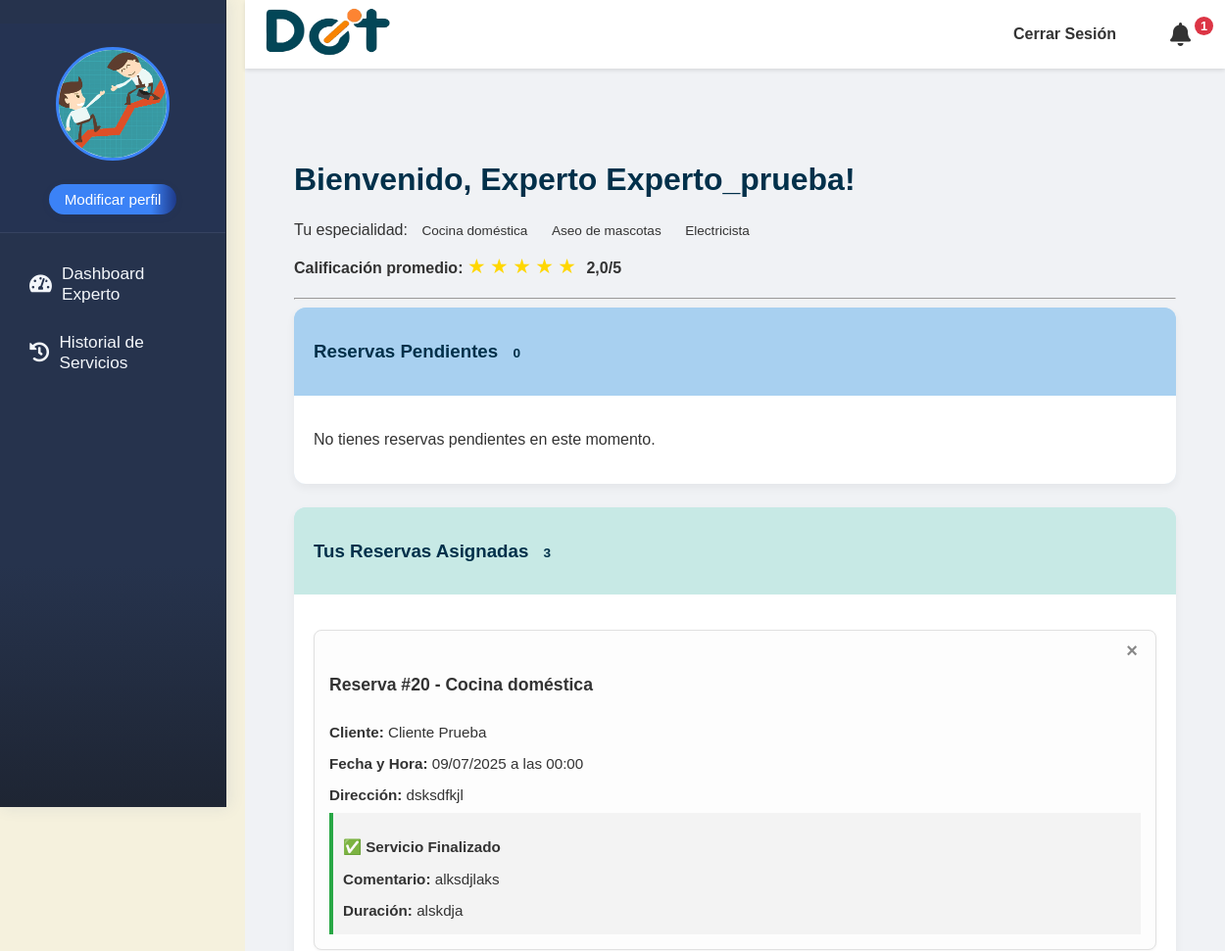
Before: /experto/dashboard/ (signed in, upper part) with the older database file.
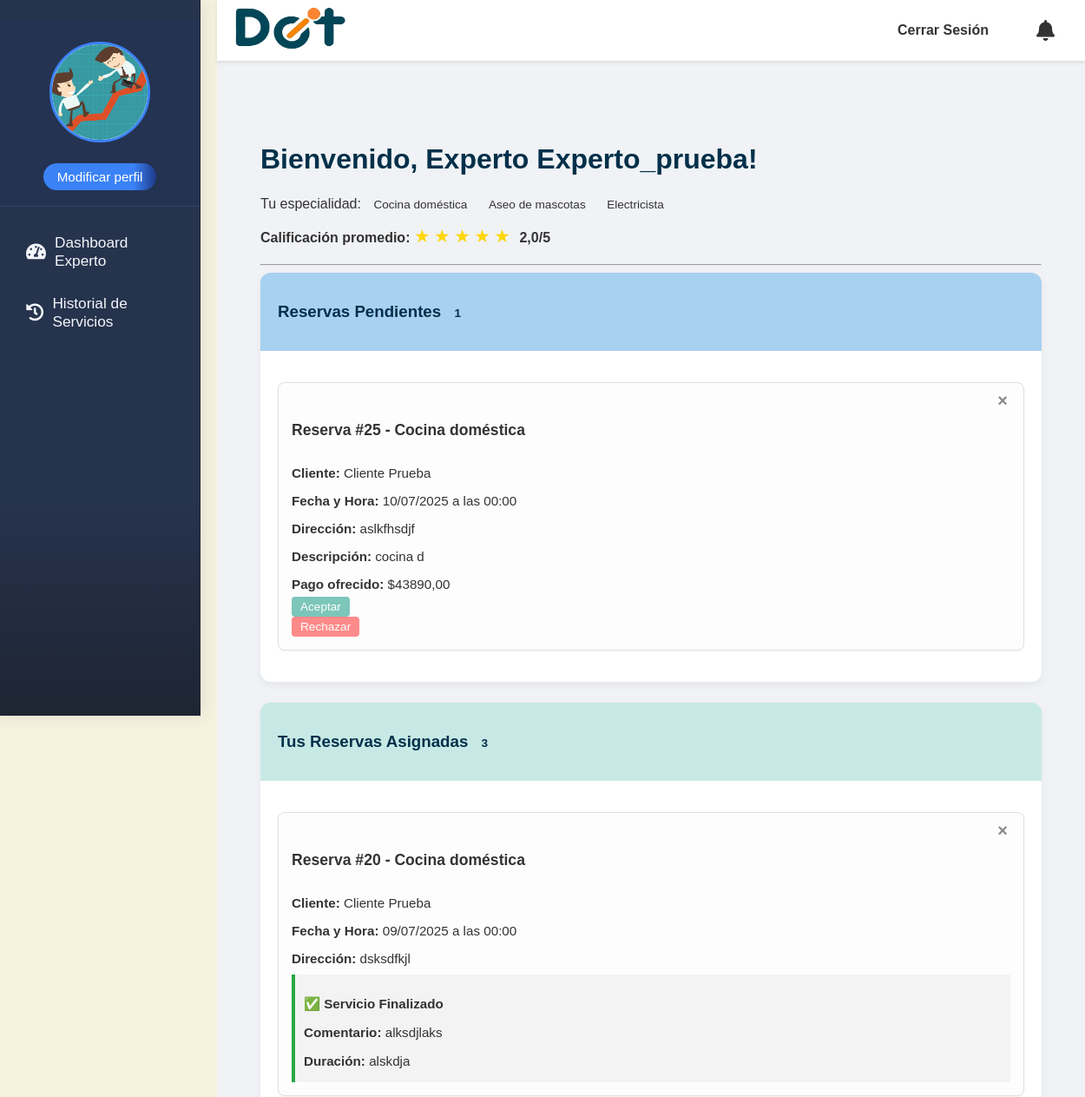
After: the same page with the newer database file.
### doit_app/models.py (models this page shows, shortened)
class Servicios(models.Model):
    NombreServicio = models.CharField(max_length=50, verbose_name="Nombre del servicio")
    idCategorias = models.ForeignKey(Categorias, on_delete=models.CASCADE, verbose_name="Categoría del servicio")
    class Meta:
        verbose_name = "Servicio"
        verbose_name_plural = "Servicios"
        db_table = "Servicios"
        app_label = "doit_app"

class Reserva(models.Model):
    Fecha = models.DateField(verbose_name="Fecha de Reserva")
    Hora = models.TimeField(verbose_name="Hora de Reserva")
    direccion = models.CharField(max_length=255, verbose_name="Dirección del Servicio")
    descripcion = models.TextField(verbose_name="Descripción del Servicio")
    detallesAdicionales = models.TextField(blank=True, null=True, verbose_name="Detalles Adicionales")
    ciudad = models.ForeignKey(Ciudad, on_delete=models.CASCADE, verbose_name="Ciudad del Servicio")
    pais = models.ForeignKey(Pais, on_delete=models.CASCADE, verbose_name="País del Servicio")
    metodoDePago = models.ForeignKey(
        Metodo,
        on_delete=models.SET_NULL,
        null=True,
        blank=True,
        verbose_name="Método de Pago Preferido"
    )
    idUsuario = models.ForeignKey(
        settings.AUTH_USER_MODEL,
        on_delete=models.CASCADE,
        related_name='reservas_realizadas',
        verbose_name="Cliente que Reserva"
    )
    idServicios = models.ForeignKey(Servicios, on_delete=models.CASCADE, verbose_name="Servicio Solicitado")
    idEstado = models.ForeignKey(
        Estado,
        on_delete=models.SET_DEFAULT,
        default=1,
        verbose_name="Estado de la Reserva"
    )
    experto_asignado = models.ForeignKey(
        settings.AUTH_USER_MODEL,
        on_delete=models.SET_NULL,
        null=True,
        blank=True,
        related_name='reservas_aceptadas',
        limit_choices_to={'tipo_usuario': 'experto'},
        verbose_name="Experto Asignado"
    )
    pago_ofrecido = models.DecimalField(
        max_digits=10,
        decimal_places=2,
        blank=True,
        null=True,
        verbose_name="Pago Ofrecido por el Cliente"
    )
    motivo_cancelacion = models.TextField(
        blank=True,
        null=True,
        verbose_name="Motivo de Cancelación"
    )
    servicio_iniciado = models.BooleanField(default=False, verbose_name="Servicio Iniciado")
    servicio_finalizado = models.BooleanField(default=False, verbose_name="Servicio Finalizado")
    comentario_durante_servicio = models.TextField(blank=True, null=True, verbose_name="Comentario del Experto")
    duracion_estimada = models.CharField(max_length=50, null=True, blank=True, verbose_name="duracion del servicio")
    comentario_cliente = models.TextField(blank=True, null=True, verbose_name="Comentario del Cliente")
    creado_en = models.DateTimeField(auto_now_add=True)
    actualizado_en = models.DateTimeField(auto_now=True)
    class Meta:
        verbose_name = "Reserva"
        verbose_name_plural = "Reservas"
        db_table = "Reserva"
        app_label = "doit_app"

class CustomUser(AbstractUser):
    tipo_usuario_choices = [
        ('cliente', 'Cliente'),
        ('experto', 'Experto'),
    ]
    genero = models.ForeignKey(Genero, on_delete=models.SET_NULL, null=True, blank=True, verbose_name="Género")
    tipo_usuario = models.CharField(max_length=20, choices=tipo_usuario_choices, default='cliente', verbose_name="Tipo de Usuario")
    nacionalidad = models.CharField(max_length=100, blank=True, null=True, verbose_name="Nacionalidad")
    numDoc = models.CharField(max_length=100, unique=True, blank=True, null=True, verbose_name="Número de Documento")
    telefono = models.CharField(max_length=20, blank=True, null=True, verbose_name="Teléfono")
    fechaNacimiento = models.DateField(blank=True, null=True, verbose_name="Fecha de Nacimiento")
    foto_perfil = models.ImageField(upload_to='perfil/', null=True, blank=True, verbose_name="Foto de Perfil")
    tipo_documento = models.ForeignKey(TipoDoc, on_delete=models.SET_NULL, null=True, blank=True, verbose_name="Tipo de Documento")
    especialidad = models.ManyToManyField(
        Servicios,
        blank=True,
        verbose_name="Servicios que ofrece el experto"
    )
    direccion = models.CharField(max_length=255, blank=True, null=True, verbose_name="Dirección de Residencia")
    barrio = models.CharField(max_length=100, blank=True, null=True, verbose_name="Barrio")
    documento_identidad_pdf = models.FileField(upload_to='documentos_identidad/', blank=True, null=True, verbose_name="Documento de Identidad (PDF)")
    class Meta:
        verbose_name = "Usuario Personalizado"
        verbose_name_plural = "Usuarios Personalizados"
        app_label = "doit_app"
    def is_usuario_normal(self):
        return self.tipo_usuario == 'cliente'
    def is_experto(self):
        return self.tipo_usuario == 'experto'

### doit_app/views.py (the view, shortened to what this page needs)
# urls.py: path('experto/dashboard/', views.dashboard_experto, name='dashboard_experto'),
@login_required(login_url='login')
@user_passes_test(lambda u: u.tipo_usuario == 'experto', login_url='login')
@require_http_methods(["GET", "POST"])
def dashboard_experto(request):
    print(f"DEBUG dashboard_experto: Accediendo. User: {request.user.username}, Tipo: {request.user.tipo_usuario}")
    reservas_pendientes = Reserva.objects.filter(
        experto_asignado__isnull=True,
        idServicios__in=request.user.especialidad.all()
    ).select_related('idUsuario', 'idServicios').order_by('Fecha', 'Hora')
    for reserva in reservas_pendientes:
        categorias_experto = set(request.user.especialidad.values_list('idCategorias', flat=True))
        categoria_reserva = reserva.idServicios.idCategorias_id
        reserva.especialidad_permitida = categoria_reserva in categorias_experto
    reservas_asignadas = Reserva.objects.filter(
        experto_asignado=request.user,
        motivo_cancelacion__isnull=True
    ).select_related('idUsuario', 'idServicios')
    reservas_canceladas = Reserva.objects.filter(
        experto_asignado=request.user,
        motivo_cancelacion__isnull=False
    ).order_by('-Fecha', '-Hora')
    mensajes_no_leidos = {}
    for reserva in reservas_asignadas:
        cliente = reserva.idUsuario
        count = Mensaje.objects.filter(emisor=cliente, receptor=request.user, leido=False).count()
        if count > 0:
            mensajes_no_leidos[cliente.id] = count
    puede_calificar_experto = {}
    for reserva in reservas_asignadas:
        if reserva.servicio_finalizado:
            ya_calificado = Calificaciones.objects.filter(
                reserva=reserva,
                calificado_por=request.user,
                tipo='experto_a_cliente'
            ).exists()
            puede_calificar_experto[reserva.id] = not ya_calificado
        else:
            puede_calificar_experto[reserva.id] = False
    promedio_calificacion = obtener_promedio_calificaciones_experto(request.user)
    estrellas = int(round(promedio_calificacion or 0))
    from doit_app.models import Notificacion
    notificaciones_no_leidas = Notificacion.objects.filter(usuario=request.user, leida=False).count()
    return render(request, 'experto/dashboard_experto.html', {
        'reservas_pendientes': reservas_pendientes,
        'reservas_asignadas': reservas_asignadas,
        'reservas_canceladas': reservas_canceladas,
        'user_especialidad': request.user.especialidad,
        'mensajes_no_leidos': mensajes_no_leidos,
        'puede_calificar_experto': puede_calificar_experto,
        'promedio_calificacion': promedio_calificacion,
        'estrellas': estrellas,
        'notificaciones_no_leidas': notificaciones_no_leidas,
    })

### doit_app/utils.py (called while the page is built)
def obtener_promedio_calificaciones_experto(experto):
    resultado = Calificaciones.objects.filter(
        calificado_a=experto,
        tipo='cliente_a_experto'
    ).aggregate(promedio=Avg('puntuacion'))
    return resultado['promedio'] or 0

### doit_app/templates/experto/dashboard_experto.html (shortened to what the changed rows need)
{% extends "base.html" %}
{% load static %}
{% block extra_css %}
<link rel="stylesheet" href="{% static 'css/dashboard_experto.css' %}">
{% endblock %}
{% block content %}
<div class="container mt-4">
    <h1 class="mb-4">Bienvenido, Experto {{ request.user.username }}!</h1>
    <p>Tu especialidad:
        {% if request.user.especialidad.all %}
            {% for esp in request.user.especialidad.all %}
                <span class="badge bg-primary me-1">{{ esp.NombreServicio }}</span>
            {% empty %}
                No especificada
            {% endfor %}
        {% else %}
            No especificada
        {% endif %}
    </p>
    <div style="margin-bottom: 20px;">
        <span>
            {% for i in "12345"|slice:":estrellas" %}
                <span style="color: gold; font-size: 1.3em;">&#9733;</span>
            {% endfor %}
            <span style="margin-left: 6px; font-weight: bold; color: #333;">{{ promedio_calificacion|floatformat:1 }}/5</span>
        </span>
    </div>
    <div class="row">
        <div class="col-md-6">
            <div class="card mb-4">
                <div class="card-header bg-primary text-white">
                    <h3 class="mb-0">Reservas Pendientes
                        <span class="badge bg-light text-primary">{{ reservas_pendientes.count }}</span>
                    </h3>
                </div>
                <div class="card-body">
                    {% if reservas_pendientes %}
                        <ul class="list-group">
                            {% for reserva in reservas_pendientes %}
                                <li class="list-group-item position-relative">
                                    <button class="cerrar-reserva-btn" onclick="cerrarReserva(this)" title="Ocultar">×</button>
                                    <h5>Reserva #{{ reserva.id }} - {{ reserva.idServicios.NombreServicio }}</h5>
                                    <p><strong>Cliente:</strong> {{ reserva.idUsuario.get_full_name|default:reserva.idUsuario.username }}</p>
                                    <p><strong>Fecha y Hora:</strong> {{ reserva.Fecha|date:"d/m/Y" }} a las {{ reserva.Hora|time:"H:i" }}</p>
                                    <p><strong>Dirección:</strong> {{ reserva.direccion }}</p>
                                    <p><strong>Descripción:</strong> {{ reserva.descripcion|default:"Sin descripción." }}</p>
                                    {% if reserva.pago_ofrecido %}
                                        <p><strong>Pago ofrecido:</strong> ${{ reserva.pago_ofrecido }}</p>
                                    {% endif %}
                                    {% if reserva.especialidad_permitida %}
                                        <form method="post" class="d-inline">
                                            <button type="submit" class="btn btn-success btn-sm me-2">Aceptar</button>
                                        </form>
                                        <form action="{% url 'rechazar_reserva_experto' reserva.id %}" method="post" class="d-inline">
                                            <button type="submit" class="btn btn-danger btn-sm">Rechazar</button>
                                        </form>
                                    {% endif %}
                                </li>
                            {% endfor %}
                        </ul>
                    {% else %}
                        <p>No tienes reservas pendientes en este momento.</p>
                    {% endif %}
                </div>
            </div>
        </div>
        <div class="col-md-6">
            <div class="card mb-4">
                <div class="card-body">
                    {% if reservas_asignadas %}
                        <ul class="list-group">
                            {% for reserva in reservas_asignadas %}
                                <li class="list-group-item position-relative">
                                    <button class="cerrar-reserva-btn" onclick="cerrarReserva(this)" title="Ocultar">×</button>
                                    <h5>Reserva #{{ reserva.id }} - {{ reserva.idServicios.NombreServicio }}</h5>
                                    <p><strong>Cliente:</strong> {{ reserva.idUsuario.get_full_name|default:reserva.idUsuario.username }}</p>
                                    <p><strong>Fecha y Hora:</strong> {{ reserva.Fecha|date:"d/m/Y" }} a las {{ reserva.Hora|time:"H:i" }}</p>
                                    <p><strong>Dirección:</strong> {{ reserva.direccion }}</p>
                                    <div class="mt-2">
                                        {% if not reserva.servicio_iniciado %}
                                            <form method="post">
                                                {% csrf_token %}
                                                <input type="hidden" name="accion" value="iniciar_servicio">
                                                <input type="hidden" name="reserva_id" value="{{ reserva.id }}">
                                                <button type="submit" class="btn-iniciar">Iniciar Servicio</button>
                                            </form>
                                        {% elif reserva.servicio_finalizado %}
                                            <div class="resumen-servicio">
                                                <p><strong>✅ Servicio Finalizado</strong></p>
                                                <p><strong>Comentario:</strong> {{ reserva.comentario_durante_servicio|default:"Sin comentario" }}</p>
                                                <p><strong>Duración:</strong>
                                                    {% if reserva.duracion_estimada %}
                                                        {{ reserva.duracion_estimada }}
                                                    {% else %}
                                                        No especificada
                                                    {% endif %}
                                                </p>
                                            </div>
                                        {% endif %}
                                    </div>
                                </li>
                            {% endfor %}
                        </ul>
                    {% else %}
                        <p>No tienes reservas asignadas actualmente.</p>
                    {% endif %}
                </div>
            </div>
        </div>
    </div>
</div>
{% endblock %}

### doit_app/templates/base.html (shortened to what the changed rows need)
<!DOCTYPE html>
<html lang="es">
{% load static %}
<head>
    <link rel="stylesheet" href="{% static 'css/styles.css' %}">
    <link rel="stylesheet" href="https://cdnjs.cloudflare.com/ajax/libs/font-awesome/5.15.4/css/all.min.css">
    {% block extra_css %}
    {% endblock %}
</head>
<body>
    <div id="content-wrapper">
        <header>
            <nav class="navbar navbar-light bg-light">
                <ul class="nav-links">
                    <li style="position:relative;">
                        <a href="{% url 'notificaciones' %}" id="notificaciones-link" style="position:relative;">
                            <i class="fa fa-bell" style="font-size:1.5em;"></i>
                            {% if notificaciones_no_leidas and notificaciones_no_leidas > 0 %}
                                <span id="notificaciones-badge" style="position:absolute;top:-5px;right:-8px;background:#dc3545;color:white;border-radius:50%;padding:2px 6px;font-size:0.8em;">{{ notificaciones_no_leidas }}</span>
                            {% endif %}
                        </a>
                    </li>
                </ul>
            </nav>
        </header>
        <main>
            {% block content %}
            {% endblock %}
        </main>
    </div>
</body>
</html>

Changed rows visible on the page:
added Reserva: id "25", idServicios.NombreServicio "Cocina doméstica", idUsuario.get_full_name "Cliente Prueba", Fecha "10/07/2025", Hora "00:00", direccion "aslkfhsdjf", descripcion "cocina d", pago_ofrecido "43890,00", shown under "Reservas Pendientes 1"
Other visible differences:
{{ reservas_pendientes.count }}: "0" → "1"
{{ notificaciones_no_leidas }}: "1" → (not shown)
text no longer shown: "No tienes reservas pendientes en este momento."
